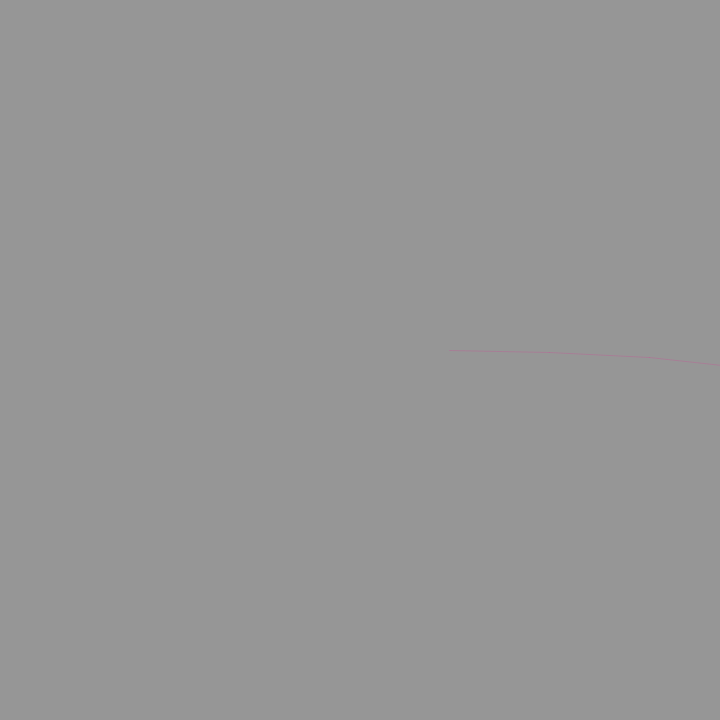
Frame 1 (no input)
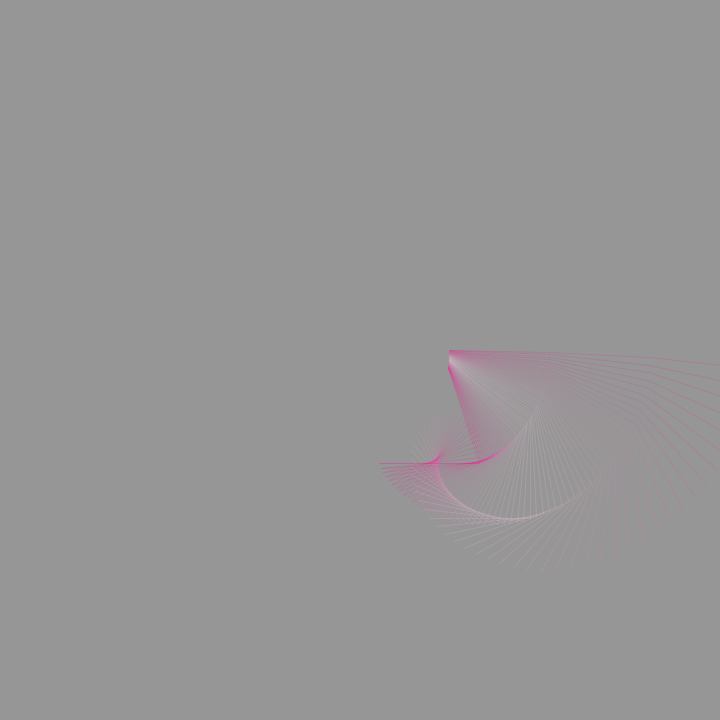
Frame 60 (the mouse pressed at the canvas centre just before this capture)
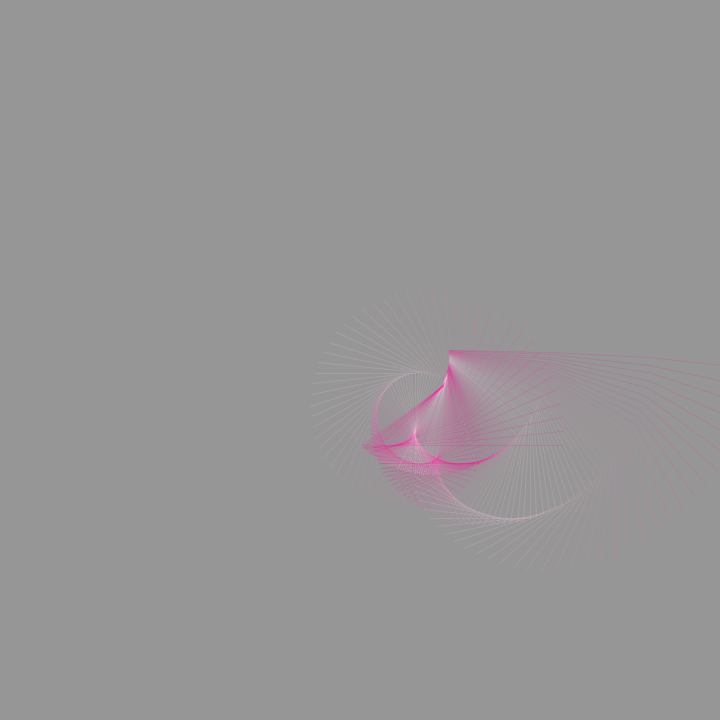
Frame 120 (the mouse held since frame 60 and released just before this capture)

The Processing sketch that drew these frames (run headless with seeded random() and noise(); from frame 60 on, the mouse is pressed at the canvas centre):

// Processing sketch: processing_150282
// ── processing_150282.pde

//lunghezze
float raggio1 = 100;  // 1° segmento
float raggio2 = 100;   // 2° segmento
float raggio3 = 100;   // 3° segmento
float raggio4 = 100;   // 4° segmento
 
//velocità di rotazione
float passoAngolo1 = PI/999;  // 1° segmento
float passoAngolo2 = PI/150;  // 2° segmento
float passoAngolo3 = PI/60;   // 3° segmento
float passoAngolo4 = PI/30;    // 4° segmento

color rosa = color(255, 206, 234);
color fucsia = color(255, 0, 144);
void setup()
{
  size(720,720);
  stroke(255,40);
  background(150);
}
 
void draw ()
{
  // Centro dell'area di visualizzazione
  float c0x = 350;
  float c0y = 350;
   
  // Calcola l'estremita' finale 
  
  //1° segmento
  float angolo1 = frameCount*passoAngolo1;
  float c1x = c0x + cos(angolo1)*raggio1;
  float c1y = c0y + sin(angolo1)*raggio1;
   
  //  2° segmento
  float angolo2 = frameCount*passoAngolo2;
  float c2x = c1x + cos(angolo2)*raggio2;
  float c2y = c1y + sin(angolo2)*raggio2;
   
  //  3° segmento
  float angolo3 = frameCount*passoAngolo3;
  float c3x = c2x + cos(angolo3)*raggio3;
  float c3y = c2y + sin(angolo3)*raggio3;
   
  //  4° segmento
  float angolo4 = frameCount*passoAngolo4;
  float c4x = c3x + cos(angolo4)*raggio4;
  float c4y = c3y + sin(angolo4)*raggio4;
   
 
  color middlecolor = lerpColor (rosa, fucsia, cos(angolo4)*0.5+0.5);
  stroke (middlecolor, 40);
 
  // Disegna il 2°, il 3° e il 4° segmento
  line(c1x,c1y, c2x,c2y); 
  line(c2x,c2y, c3x,c3y);
  line(c3x,c3y, c4x,c4y);
}
